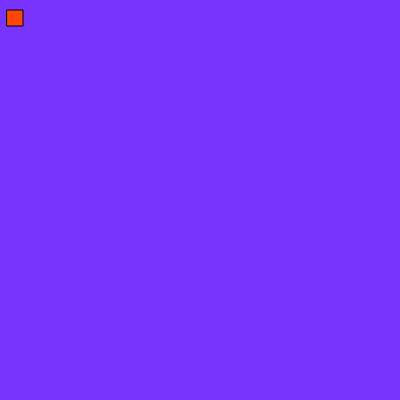
Frame 1 (no input)
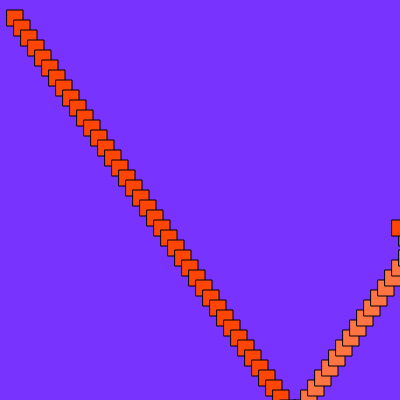
Frame 60 (no input)
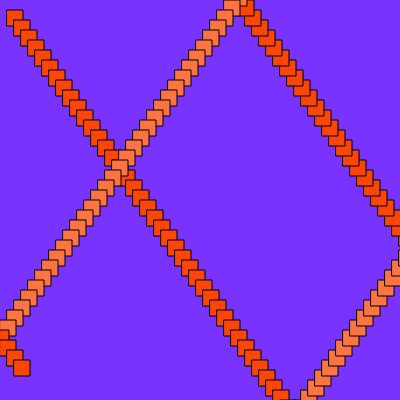
Frame 120 (the mouse pressed at the canvas centre since frame 60)

The p5.js sketch that drew these frames (run headless with seeded random() and noise() and a simulated clock; from frame 60 on, the mouse is pressed at the canvas centre):

// p5.js sketch
// ── sketch.js
// Walker World by francy96 @Francesca1996
// 2020 © Francesca Donati, Daniele @Fupete and the course DSII2020 at DESIGN. unirsm 
// github.com/Francesca1996 — github.com/fupete
// Educational purposes, MIT License, 2020, San Marino


let x = 0;
let y = 0;
let xvelocità = 7;
let yvelocità = 10;
position = [];

function setup() {
  createCanvas(400,400);
  background('#7933ff');
  fill('#ff4606');
}
 
function draw (){
  x = x + xvelocità;
  y = y + yvelocità;
  
  if ((x > width) || (x < 0)) {
    xvelocità = xvelocità * -1;
    fill('#ff4606');
  }
  if ((y > height) || (y < 0)) {
    yvelocità = yvelocità * -1;
    fill('#ff7443');    
  }
  
  rect(x,y,16,16);
  stroke(0);
  
  position = [x, y];
  console.log(position);
}
